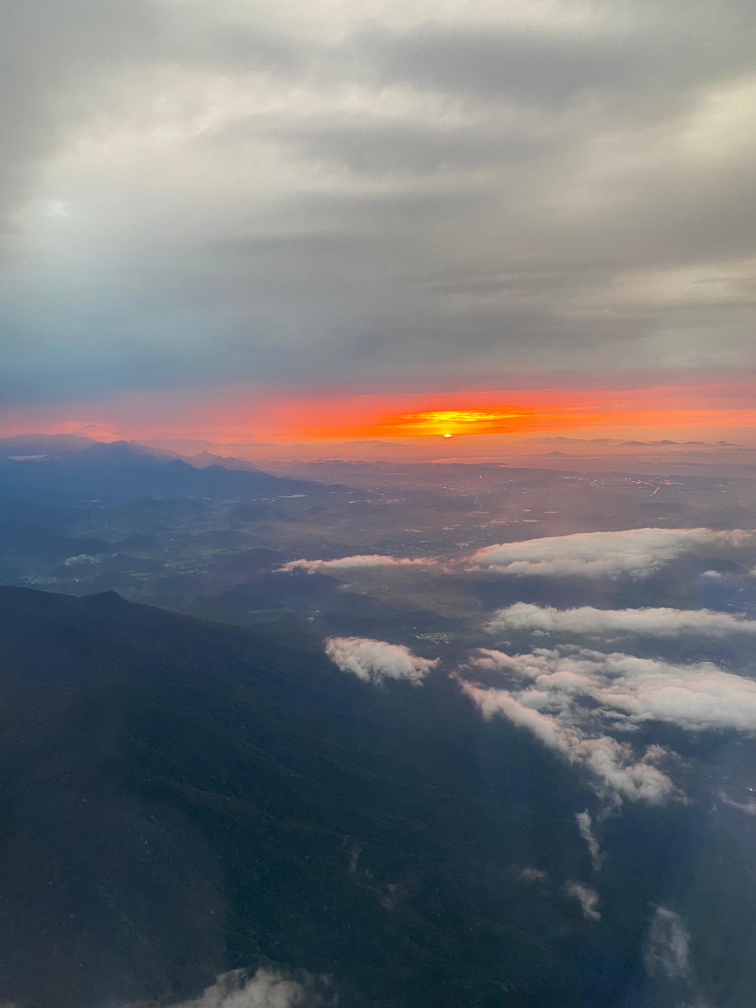
#> input picture programacao nao linear/trabalho 1/nascer do sol rio de janeiro.jpeg, 3024 x 4032 px (shown at 1/4 size)
$ jupyter execute 'parte 1.ipynb'
#> lines starting #> are read from the running program, lines starting #| are printed output that depends on the picture
# Parte 1 — Representação de uma fotografia por três cores

**Autor:** Tiago. **Disciplina:** Programação Não Linear — UFC.

O objetivo é ajustar uma paleta de três cores RGB para representar uma fotografia. As nove componentes da paleta são as variáveis de decisão; os pixels são dados fixos.

**Imagem:** `nascer do sol rio de janeiro.jpeg`. **Fonte: acervo pessoal do autor.**

Este notebook contém preparação dos dados, formulação irrestrita, deduções de gradiente e Hessiana, análise de convexidade, verificação por diferenças finitas e **um passo** de descida com busca de Goldstein implementada diretamente. Não se exige convergência completa nesta parte.

**Manual de uso:** execute todas as células na ordem com um kernel Python 3, pela pasta deste notebook ou pela raiz do repositório. Dependências: NumPy, Pillow, Matplotlib e um ambiente Jupyter. Se necessário, instale com `%pip install numpy pillow matplotlib` em uma célula separada. Para abrir pelo terminal: `python -m pip install numpy pillow matplotlib notebook` e `python -m notebook`. Selecione este notebook e use *Restart Kernel and Run All Cells*.

**Entradas configuráveis:** `NOME_IMAGEM`, `LADO_MAXIMO`, `TAU` e os parâmetros explícitos da busca. Ao mudar a fotografia, confira também os diagnósticos de derivadas e convexidade: os resultados numéricos apresentados aqui são específicos da imagem escolhida.

**Saídas:** figuras e valores exibidos nas células; arquivos PNG e JSON em `resultados/parte1`, ao lado do notebook. As reconstruções usam a resolução de trabalho, sem substituir a fotografia original. Os arquivos gerados são atualizados a cada execução.

## 1. Bibliotecas e parâmetros de preparação

Adotamos **256 pixels no maior lado**, preservando a proporção e sem ampliar imagens menores. Esse limite é uma escolha de custo computacional, não uma exigência do professor. O filtro LANCZOS combina informações dos pixels durante a redução; portanto, os dados usados no modelo serão os pixels da versão reduzida.

O código encontra a fotografia ao executar o notebook pela pasta do trabalho ou pela raiz do repositório.

[cell 1]
from pathlib import Path

import numpy as np
import matplotlib.pyplot as plt
from PIL import Image, ImageOps

NOME_IMAGEM = "nascer do sol rio de janeiro.jpeg"
LADO_MAXIMO = 256

candidatos = [
    Path(NOME_IMAGEM),
    Path("programacao nao linear") / "trabalho 1" / NOME_IMAGEM,
]
caminho_imagem = next((p for p in candidatos if p.is_file()), None)
if caminho_imagem is None:
    raise FileNotFoundError(
        "Fotografia não encontrada. Execute pela pasta do notebook ou pela raiz "
        "do repositório, ou ajuste candidatos para indicar a pasta da imagem."
    )

## 2. Carregar e mostrar a fotografia original

Corrigimos a orientação indicada pelos metadados EXIF, quando houver, e convertemos a imagem para RGB. A fotografia original no disco permanece intacta. A figura abaixo mostra a imagem completa, ajustada ao tamanho da tela.

[cell 2]
with Image.open(caminho_imagem) as arquivo:
#> arquivo is the input picture: PIL image 3024x4032 RGB; mean R, G, B 114.7, 115.7, 118.9
    imagem_original = ImageOps.exif_transpose(arquivo).convert("RGB")

largura_original, altura_original = imagem_original.size
print(f"Resolução original: {largura_original} × {altura_original} pixels")
#| Resolução original: 3024 × 4032 pixels
print(f"Modo de cor: {imagem_original.mode}")
#| Modo de cor: RGB

fig, ax = plt.subplots(figsize=(6, 8))
ax.imshow(imagem_original)
ax.set_title("Fotografia original — fonte: acervo pessoal do autor")
ax.axis("off")
plt.tight_layout()
plt.show()

## 3. Criar uma versão menor preservando a proporção

A redução é feita sobre uma cópia em memória. A largura e a altura são inteiras, de modo que outras imagens podem apresentar um pequeno arredondamento na proporção.

[cell 3]
imagem_reduzida = imagem_original.copy()
imagem_reduzida.thumbnail(
    (LADO_MAXIMO, LADO_MAXIMO), resample=Image.Resampling.LANCZOS
)
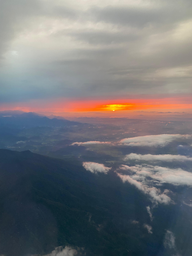
#> imagem_reduzida: PIL image 192x256 RGB; mean R, G, B 114.7, 115.6, 118.8

largura, altura = imagem_reduzida.size
total_original = largura_original * altura_original
total_reduzido = largura * altura
print(f"Resolução de trabalho: {largura} × {altura} pixels")
#| Resolução de trabalho: 192 × 256 pixels
print(f"Pixels: {total_original:,} → {total_reduzido:,}")
#| Pixels: 12,192,768 → 49,152
print(f"Redução da quantidade de pixels: {100 * (1 - total_reduzido / total_original):.2f}%")
#| Redução da quantidade de pixels: 99.60%

fig, eixos = plt.subplots(1, 2, figsize=(9, 6))
for ax, imagem, titulo in zip(
    eixos,
    (imagem_original, imagem_reduzida),
    (f"Original: {largura_original} × {altura_original}",
     f"Reduzida: {largura} × {altura}"),
):
    ax.imshow(imagem)
    ax.set_title(titulo)
    ax.axis("off")
#> this loop made 2 passes
#> titulo on passes 1 to 2: 'Original: 3024 × 4032', 'Reduzida: 192 × 256'
fig.suptitle("Preparação da fotografia — fonte: acervo pessoal do autor")
plt.tight_layout()
plt.show()
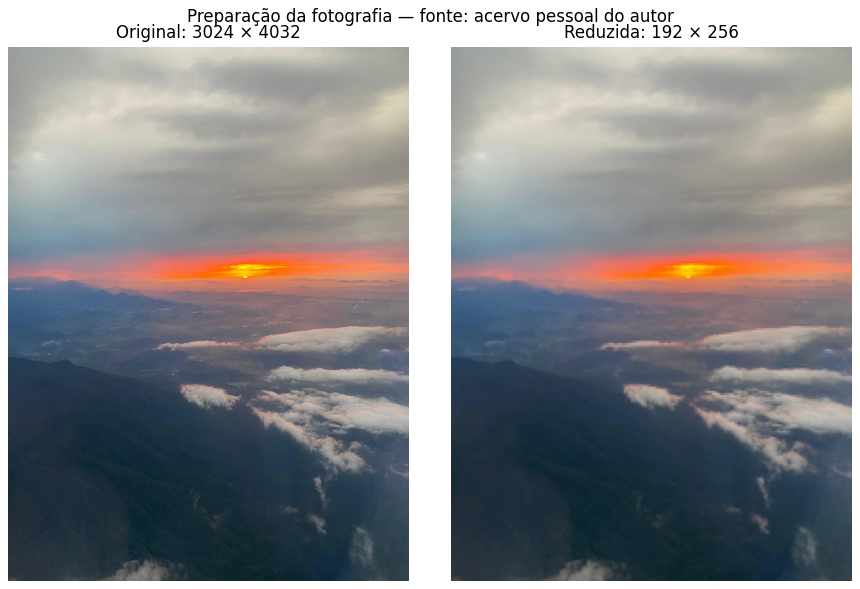
#> figure drawn by matplotlib, 2 panels

## 4. Normalizar o RGB e organizar a matriz de pixels

Cada componente inteira de 0 a 255 é dividida por 255 e armazenada em ponto flutuante de 64 bits. Assim, os componentes passam para o intervalo $[0,1]$ e são adimensionais.

A imagem tem formato `(altura, largura, 3)`. A matriz `pixels` tem formato `(N, 3)`, com $N=\text{altura}\times\text{largura}$: cada linha contém `[R, G, B]` de um pixel. O percurso é por linhas da imagem, preservando a ordem necessária para reconstruí-la depois.

Usaremos as diferenças no RGB normalizado da imagem, sem conversão para um espaço perceptual ou linearização de gamma. Essa distância é uma simplificação: diferenças iguais nessa escala não representam necessariamente diferenças visuais iguais.

[cell 4]
imagem_rgb = np.asarray(imagem_reduzida, dtype=np.float64) / 255.0
#> (the rest of the program and of its run is left out)
